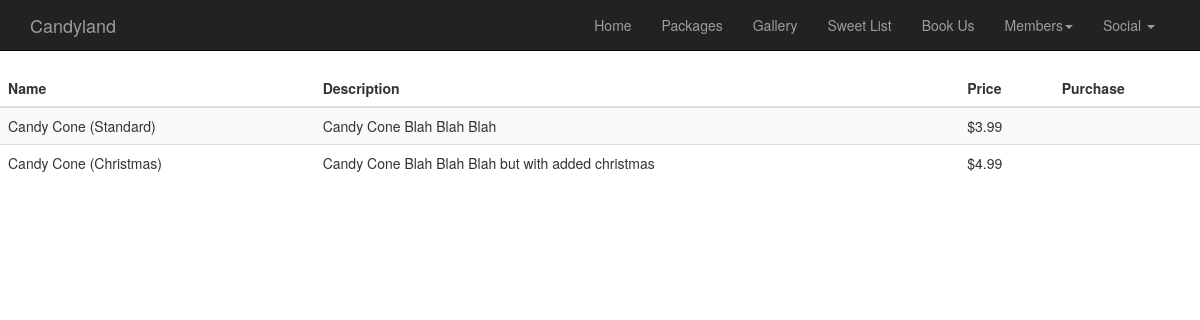
Screenshot of /products/ with the database file from the repository.
### products/models.py (models this page shows, shortened)
class Product(models.Model):
    name = models.CharField(max_length=254, default='')
    description = models.TextField()
    price = models.DecimalField(max_digits=6, decimal_places=2)
    @property
    def paypal_form(self):
        paypal_dict = {
            "business": settings.PAYPAL_RECEIVER_EMAIL,
            "amount": self.price,
            "currency": "GBP",
            "item_name": self.name,
            "invoice": "%s-%s" % (self.pk, uuid.uuid4()),
            "notify_url": settings.PAYPAL_NOTIFY_URL,
            "return_url": "%s/paypal-return" % settings.SITE_URL,
            "cancel_return": "%s/paypal-cancel" % settings.SITE_URL
        }
        return PayPalPaymentsForm(initial=paypal_dict)

### products/views.py (the view)
# urls.py: url(r'^products/$', product_views.all_products),
def all_products(request):
    products = Product.objects.all()
    return render(request, "products/products.html", {"products": products})

### CandyLand_app/templates/products/products.html
{% extends "base.html" %}
{% block content %}
    <table class="table table-striped">
        <thead>
            <tr>
                <th>Name</th>
                <th>Description</th>
                <th>Price</th>
                <th>Purchase</th>
            </tr>
        </thead>
        <tbody>
            {% for product in products %}
                <tr>
                    <td>{{ product.name }}</td>
                    <td>{{ product.description }}</td>
                    <td>${{ product.price }}</td>
                    <td>{{ product.paypal_form.sandbox}}</td>
                </tr>
            {% endfor %}
        </tbody>
    </table>
{% endblock %}

### static/css/styling.css (style rules this page uses)
body { padding-top: 70px; }

### rows the page displays
Product: name "Candy Cone (Standard)", description "Candy Cone Blah Blah Blah", price "3.99"
Product: name "Candy Cone (Christmas)", description "Candy Cone Blah Blah Blah but with added christmas", price "4.99"
